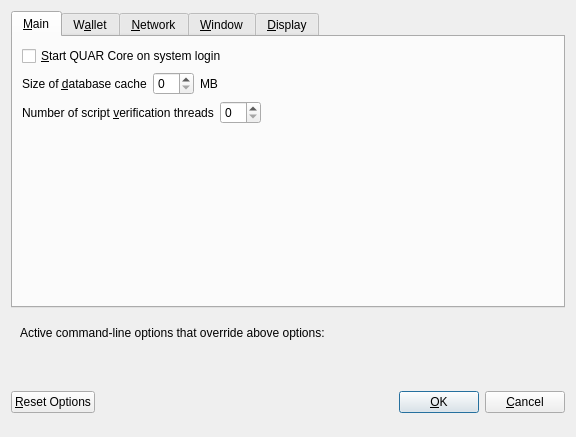
<?xml version="1.0" encoding="UTF-8"?>
<ui version="4.0">
 <class>OptionsDialog</class>
 <widget class="QDialog" name="OptionsDialog">
  <property name="geometry">
   <rect>
    <x>0</x>
    <y>0</y>
    <width>576</width>
    <height>402</height>
   </rect>
  </property>
  <property name="windowTitle">
   <string>Options</string>
  </property>
  <property name="modal">
   <bool>true</bool>
  </property>
  <layout class="QVBoxLayout" name="verticalLayout">
   <item>
    <widget class="QTabWidget" name="tabWidget">
     <property name="currentIndex">
      <number>0</number>
     </property>
     <widget class="QWidget" name="tabMain">
      <attribute name="title">
       <string>&amp;Main</string>
      </attribute>
      <layout class="QVBoxLayout" name="verticalLayout_Main">
       <item>
        <widget class="QCheckBox" name="bitcoinAtStartup">
         <property name="toolTip">
          <string>Automatically start QUAR Core after logging in to the system.</string>
         </property>
         <property name="text">
          <string>&amp;Start QUAR Core on system login</string>
         </property>
        </widget>
       </item>
       <item>
        <layout class="QHBoxLayout" name="horizontalLayout_2_Main">
         <item>
          <widget class="QLabel" name="databaseCacheLabel">
           <property name="text">
            <string>Size of &amp;database cache</string>
           </property>
           <property name="textFormat">
            <enum>Qt::PlainText</enum>
           </property>
           <property name="buddy">
            <cstring>databaseCache</cstring>
           </property>
          </widget>
         </item>
         <item>
          <widget class="QSpinBox" name="databaseCache"/>
         </item>
         <item>
          <widget class="QLabel" name="databaseCacheUnitLabel">
           <property name="text">
            <string>MB</string>
           </property>
           <property name="textFormat">
            <enum>Qt::PlainText</enum>
           </property>
          </widget>
         </item>
         <item>
          <spacer name="horizontalSpacer_2_Main">
           <property name="orientation">
            <enum>Qt::Horizontal</enum>
           </property>
           <property name="sizeHint" stdset="0">
            <size>
             <width>40</width>
             <height>20</height>
            </size>
           </property>
          </spacer>
         </item>
        </layout>
       </item>
       <item>
        <layout class="QHBoxLayout" name="horizontalLayout_3_Main">
         <item>
          <widget class="QLabel" name="threadsScriptVerifLabel">
           <property name="text">
            <string>Number of script &amp;verification threads</string>
           </property>
           <property name="textFormat">
            <enum>Qt::PlainText</enum>
           </property>
           <property name="buddy">
            <cstring>threadsScriptVerif</cstring>
           </property>
          </widget>
         </item>
         <item>
          <widget class="QSpinBox" name="threadsScriptVerif">
           <property name="toolTip">
            <string>(0 = auto, &lt;0 = leave that many cores free)</string>
           </property>
          </widget>
         </item>
         <item>
          <spacer name="horizontalSpacer_3_Main">
           <property name="orientation">
            <enum>Qt::Horizontal</enum>
           </property>
           <property name="sizeHint" stdset="0">
            <size>
             <width>40</width>
             <height>20</height>
            </size>
           </property>
          </spacer>
         </item>
        </layout>
       </item>
       <item>
        <spacer name="verticalSpacer_Main">
         <property name="orientation">
          <enum>Qt::Vertical</enum>
         </property>
         <property name="sizeHint" stdset="0">
          <size>
           <width>20</width>
           <height>40</height>
          </size>
         </property>
        </spacer>
       </item>
      </layout>
     </widget>
     <widget class="QWidget" name="tabWallet">
      <attribute name="title">
       <string>W&amp;allet</string>
      </attribute>
      <layout class="QVBoxLayout" name="verticalLayout_Wallet">
       <item>
        <widget class="QGroupBox" name="groupBox">
         <property name="title">
          <string>Expert</string>
         </property>
         <layout class="QVBoxLayout" name="verticalLayout_2">
          <item>
           <widget class="QCheckBox" name="coinControlFeatures">
            <property name="toolTip">
             <string>Whether to show coin control features or not.</string>
            </property>
            <property name="text">
             <string>Enable coin &amp;control features</string>
            </property>
           </widget>
          </item>
          <item>
           <widget class="QCheckBox" name="showMasternodesTab">
            <property name="toolTip">
             <string>Show additional tab listing all your masternodes in first sub-tab&lt;br/&gt;and all masternodes on the network in second sub-tab.</string>
            </property>
            <property name="text">
             <string>Show Masternodes Tab</string>
            </property>
           </widget>
          </item>
          <item>
           <widget class="QCheckBox" name="showAdvancedPSUI">
            <property name="toolTip">
             <string>Show additional information and buttons for PrivateSend on overview screen.</string>
            </property>
            <property name="text">
             <string>Enable advanced PrivateSend interface</string>
            </property>
           </widget>
          </item>
          <item>
           <widget class="QCheckBox" name="lowKeysWarning">
            <property name="toolTip">
             <string>Show warning dialog when PrivateSend detects that wallet has very low number of keys left.</string>
            </property>
            <property name="text">
             <string>Warn if PrivateSend is running out of keys</string>
            </property>
           </widget>
          </item>
          <item>
           <widget class="QCheckBox" name="privateSendMultiSession">
            <property name="toolTip">
             <string>Whether to use experimental PrivateSend mode with multiple mixing sessions per block.&lt;br/&gt;Note: You must use this feature carefully.&lt;br/&gt;Make sure you always have recent wallet (auto)backup in a safe place!</string>
            </property>
            <property name="text">
             <string>Enable PrivateSend &amp;multi-session</string>
            </property>
           </widget>
          </item>
          <item>
           <widget class="QCheckBox" name="spendZeroConfChange">
            <property name="toolTip">
             <string>If you disable the spending of unconfirmed change, the change from a transaction&lt;br/&gt;cannot be used until that transaction has at least one confirmation.&lt;br/&gt;This also affects how your balance is computed.</string>
            </property>
            <property name="text">
             <string>&amp;Spend unconfirmed change</string>
            </property>
           </widget>
          </item>
         </layout>
        </widget>
       </item>
       <item>
        <layout class="QHBoxLayout" name="horizontalLayout_4_Wallet">
         <item>
          <widget class="QLabel" name="label">
           <property name="toolTip">
            <string>This setting determines the amount of individual masternodes that an input will be anonymized through.&lt;br/&gt;More rounds of anonymization gives a higher degree of privacy, but also costs more in fees.</string>
           </property>
           <property name="text">
            <string>PrivateSend rounds to use</string>
           </property>
          </widget>
         </item>
         <item>
          <widget class="QSpinBox" name="privateSendRounds">
           <property name="minimum">
            <number>2</number>
           </property>
           <property name="maximum">
            <number>8</number>
           </property>
           <property name="value">
            <number>4</number>
           </property>
          </widget>
         </item>
        </layout>
       </item>
       <item>
        <layout class="QHBoxLayout" name="horizontalLayout">
         <item>
          <widget class="QLabel" name="label_2">
           <property name="toolTip">
            <string>This amount acts as a threshold to turn off PrivateSend once it's reached.</string>
           </property>
           <property name="statusTip">
            <string notr="true"/>
           </property>
           <property name="whatsThis">
            <string notr="true"/>
           </property>
           <property name="accessibleName">
            <string notr="true"/>
           </property>
           <property name="accessibleDescription">
            <string notr="true"/>
           </property>
           <property name="text">
            <string>Amount of QUAR to keep anonymized</string>
           </property>
          </widget>
         </item>
         <item>
          <widget class="QSpinBox" name="privateSendAmount">
           <property name="minimum">
            <number>2</number>
           </property>
           <property name="maximum">
            <number>2000</number>
           </property>
           <property name="singleStep">
            <number>10</number>
           </property>
           <property name="value">
            <number>1000</number>
           </property>
          </widget>
         </item>
        </layout>
       </item>
       <item>
        <spacer name="verticalSpacer_Wallet">
         <property name="orientation">
          <enum>Qt::Vertical</enum>
         </property>
         <property name="sizeHint" stdset="0">
          <size>
           <width>20</width>
           <height>40</height>
          </size>
         </property>
        </spacer>
       </item>
      </layout>
     </widget>
     <widget class="QWidget" name="tabNetwork">
      <attribute name="title">
       <string>&amp;Network</string>
      </attribute>
      <layout class="QVBoxLayout" name="verticalLayout_Network">
       <item>
        <widget class="QCheckBox" name="mapPortUpnp">
         <property name="toolTip">
          <string>Automatically open the QUAR Core client port on the router. This only works when your router supports UPnP and it is enabled.</string>
         </property>
         <property name="text">
          <string>Map port using &amp;UPnP</string>
         </property>
        </widget>
       </item>
       <item>
        <widget class="QCheckBox" name="allowIncoming">
         <property name="toolTip">
          <string>Accept connections from outside</string>
         </property>
         <property name="text">
          <string>Allow incoming connections</string>
         </property>
        </widget>
       </item>
       <item>
        <widget class="QCheckBox" name="connectSocks">
         <property name="toolTip">
          <string>Connect to the QUAR network through a SOCKS5 proxy.</string>
         </property>
         <property name="text">
          <string>&amp;Connect through SOCKS5 proxy (default proxy):</string>
         </property>
        </widget>
       </item>
       <item>
        <layout class="QHBoxLayout" name="horizontalLayout_1_Network">
         <item>
          <widget class="QLabel" name="proxyIpLabel">
           <property name="text">
            <string>Proxy &amp;IP:</string>
           </property>
           <property name="textFormat">
            <enum>Qt::PlainText</enum>
           </property>
           <property name="buddy">
            <cstring>proxyIp</cstring>
           </property>
          </widget>
         </item>
         <item>
          <widget class="QValidatedLineEdit" name="proxyIp">
           <property name="minimumSize">
            <size>
             <width>140</width>
             <height>0</height>
            </size>
           </property>
           <property name="maximumSize">
            <size>
             <width>140</width>
             <height>16777215</height>
            </size>
           </property>
           <property name="toolTip">
            <string>IP address of the proxy (e.g. IPv4: 127.0.0.1 / IPv6: ::1)</string>
           </property>
          </widget>
         </item>
         <item>
          <widget class="QLabel" name="proxyPortLabel">
           <property name="text">
            <string>&amp;Port:</string>
           </property>
           <property name="textFormat">
            <enum>Qt::PlainText</enum>
           </property>
           <property name="buddy">
            <cstring>proxyPort</cstring>
           </property>
          </widget>
         </item>
         <item>
          <widget class="QLineEdit" name="proxyPort">
           <property name="minimumSize">
            <size>
             <width>55</width>
             <height>0</height>
            </size>
           </property>
           <property name="maximumSize">
            <size>
             <width>55</width>
             <height>16777215</height>
            </size>
           </property>
           <property name="toolTip">
            <string>Port of the proxy (e.g. 9050)</string>
           </property>
          </widget>
         </item>
         <item>
          <spacer name="horizontalSpacer_1_Network">
           <property name="orientation">
            <enum>Qt::Horizontal</enum>
           </property>
           <property name="sizeHint" stdset="0">
            <size>
             <width>40</width>
             <height>20</height>
            </size>
           </property>
          </spacer>
         </item>
        </layout>
       </item>
       <item>
        <layout class="QHBoxLayout" name="horizontalLayout_2_Network">
         <item>
          <widget class="QLabel" name="proxyActiveNets">
           <property name="text">
            <string>Used for reaching peers via:</string>
           </property>
           <property name="textFormat">
            <enum>Qt::PlainText</enum>
           </property>
          </widget>
         </item>
         <item>
          <widget class="QCheckBox" name="proxyReachIPv4">
           <property name="enabled">
            <bool>false</bool>
           </property>
           <property name="toolTip">
            <string>Shows, if the supplied default SOCKS5 proxy is used to reach peers via this network type.</string>
           </property>
           <property name="text">
            <string/>
           </property>
          </widget>
         </item>
         <item>
          <widget class="QLabel" name="proxyReachIPv4Label">
           <property name="text">
            <string>IPv4</string>
           </property>
           <property name="textFormat">
            <enum>Qt::PlainText</enum>
           </property>
          </widget>
         </item>
         <item>
          <widget class="QCheckBox" name="proxyReachIPv6">
           <property name="enabled">
            <bool>false</bool>
           </property>
           <property name="toolTip">
            <string>Shows, if the supplied default SOCKS5 proxy is used to reach peers via this network type.</string>
           </property>
           <property name="text">
            <string/>
           </property>
          </widget>
         </item>
         <item>
          <widget class="QLabel" name="proxyReachIPv6Label">
           <property name="text">
            <string>IPv6</string>
           </property>
           <property name="textFormat">
            <enum>Qt::PlainText</enum>
           </property>
          </widget>
         </item>
         <item>
          <widget class="QCheckBox" name="proxyReachTor">
           <property name="enabled">
            <bool>false</bool>
           </property>
           <property name="toolTip">
            <string>Shows, if the supplied default SOCKS5 proxy is used to reach peers via this network type.</string>
           </property>
           <property name="text">
            <string/>
           </property>
          </widget>
         </item>
         <item>
          <widget class="QLabel" name="proxyReachTorLabel">
           <property name="text">
            <string>Tor</string>
           </property>
           <property name="textFormat">
            <enum>Qt::PlainText</enum>
           </property>
          </widget>
         </item>
         <item>
          <spacer name="horizontalSpacer_2_Network">
           <property name="orientation">
            <enum>Qt::Horizontal</enum>
           </property>
           <property name="sizeHint" stdset="0">
            <size>
             <width>40</width>
             <height>20</height>
            </size>
           </property>
          </spacer>
         </item>
        </layout>
       </item>
       <item>
        <widget class="QCheckBox" name="connectSocksTor">
         <property name="toolTip">
          <string>Connect to the QUAR network through a separate SOCKS5 proxy for Tor hidden services.</string>
         </property>
         <property name="text">
          <string>Use separate SOCKS5 proxy to reach peers via Tor hidden services:</string>
         </property>
        </widget>
       </item>
       <item>
        <layout class="QHBoxLayout" name="horizontalLayout_3_Network">
         <item>
          <widget class="QLabel" name="proxyIpTorLabel">
           <property name="text">
            <string>Proxy &amp;IP:</string>
           </property>
           <property name="textFormat">
            <enum>Qt::PlainText</enum>
           </property>
           <property name="buddy">
            <cstring>proxyIpTor</cstring>
           </property>
          </widget>
         </item>
         <item>
          <widget class="QValidatedLineEdit" name="proxyIpTor">
           <property name="minimumSize">
            <size>
             <width>140</width>
             <height>0</height>
            </size>
           </property>
           <property name="maximumSize">
            <size>
             <width>140</width>
             <height>16777215</height>
            </size>
           </property>
           <property name="toolTip">
            <string>IP address of the proxy (e.g. IPv4: 127.0.0.1 / IPv6: ::1)</string>
           </property>
          </widget>
         </item>
         <item>
          <widget class="QLabel" name="proxyPortTorLabel">
           <property name="text">
            <string>&amp;Port:</string>
           </property>
           <property name="textFormat">
            <enum>Qt::PlainText</enum>
           </property>
           <property name="buddy">
            <cstring>proxyPortTor</cstring>
           </property>
          </widget>
         </item>
         <item>
          <widget class="QLineEdit" name="proxyPortTor">
           <property name="minimumSize">
            <size>
             <width>55</width>
             <height>0</height>
            </size>
           </property>
           <property name="maximumSize">
            <size>
             <width>55</width>
             <height>16777215</height>
            </size>
           </property>
           <property name="toolTip">
            <string>Port of the proxy (e.g. 9050)</string>
           </property>
          </widget>
         </item>
         <item>
          <spacer name="horizontalSpacer_4_Network">
           <property name="orientation">
            <enum>Qt::Horizontal</enum>
           </property>
           <property name="sizeHint" stdset="0">
            <size>
             <width>40</width>
             <height>20</height>
            </size>
           </property>
          </spacer>
         </item>
        </layout>
       </item>
       <item>
        <spacer name="verticalSpacer_Network">
         <property name="orientation">
          <enum>Qt::Vertical</enum>
         </property>
         <property name="sizeHint" stdset="0">
          <size>
           <width>20</width>
           <height>40</height>
          </size>
         </property>
        </spacer>
       </item>
      </layout>
     </widget>
     <widget class="QWidget" name="tabWindow">
      <attribute name="title">
       <string>&amp;Window</string>
      </attribute>
      <layout class="QVBoxLayout" name="verticalLayout_Window">
       <item>
        <widget class="QCheckBox" name="minimizeToTray">
         <property name="toolTip">
          <string>Show only a tray icon after minimizing the window.</string>
         </property>
         <property name="text">
          <string>&amp;Minimize to the tray instead of the taskbar</string>
         </property>
        </widget>
       </item>
       <item>
        <widget class="QCheckBox" name="minimizeOnClose">
         <property name="toolTip">
          <string>Minimize instead of exit the application when the window is closed. When this option is enabled, the application will be closed only after selecting Exit in the menu.</string>
         </property>
         <property name="text">
          <string>M&amp;inimize on close</string>
         </property>
        </widget>
       </item>
       <item>
        <spacer name="verticalSpacer_Window">
         <property name="orientation">
          <enum>Qt::Vertical</enum>
         </property>
         <property name="sizeHint" stdset="0">
          <size>
           <width>20</width>
           <height>40</height>
          </size>
         </property>
        </spacer>
       </item>
      </layout>
     </widget>
     <widget class="QWidget" name="tabDisplay">
      <attribute name="title">
       <string>&amp;Display</string>
      </attribute>
      <layout class="QVBoxLayout" name="verticalLayout_Display">
       <item>
        <layout class="QHBoxLayout" name="horizontalLayout_1_Display">
         <item>
          <widget class="QLabel" name="langLabel">
           <property name="text">
            <string>User Interface &amp;language:</string>
           </property>
           <property name="textFormat">
            <enum>Qt::PlainText</enum>
           </property>
           <property name="buddy">
            <cstring>lang</cstring>
           </property>
          </widget>
         </item>
         <item>
          <widget class="QValueComboBox" name="lang">
           <property name="toolTip">
            <string>The user interface language can be set here. This setting will take effect after restarting QUAR Core.</string>
           </property>
          </widget>
         </item>
        </layout>
       </item>
       <item>
        <widget class="QLabel" name="label_3">
         <property name="toolTip">
          <string notr="true"/>
         </property>
         <property name="statusTip">
          <string notr="true"/>
         </property>
         <property name="whatsThis">
          <string notr="true"/>
         </property>
         <property name="accessibleName">
          <string notr="true"/>
         </property>
         <property name="text">
          <string>Language missing or translation incomplete? Help contributing translations here:
https://www.transifex.com/projects/p/QUAR/</string>
         </property>
         <property name="wordWrap">
          <bool>true</bool>
         </property>
         <property name="openExternalLinks">
          <bool>true</bool>
         </property>
         <property name="textInteractionFlags">
          <set>Qt::TextBrowserInteraction</set>
         </property>
        </widget>
       </item>
       <item>
        <layout class="QHBoxLayout" name="horizontalLayout_4_Display" stretch="0,0">
         <item>
          <widget class="QLabel" name="themeLabel">
           <property name="text">
            <string>User Interface Theme:</string>
           </property>
          </widget>
         </item>
         <item>
          <widget class="QValueComboBox" name="theme"/>
         </item>
        </layout>
       </item>
       <item>
        <widget class="Line" name="line">
         <property name="orientation">
          <enum>Qt::Horizontal</enum>
         </property>
        </widget>
       </item>
       <item>
        <layout class="QHBoxLayout" name="horizontalLayout_2_Display">
         <item>
          <widget class="QLabel" name="unitLabel">
           <property name="text">
            <string>&amp;Unit to show amounts in:</string>
           </property>
           <property name="textFormat">
            <enum>Qt::PlainText</enum>
           </property>
           <property name="buddy">
            <cstring>unit</cstring>
           </property>
          </widget>
         </item>
         <item>
          <widget class="QValueComboBox" name="unit">
           <property name="toolTip">
            <string>Choose the default subdivision unit to show in the interface and when sending coins.</string>
           </property>
          </widget>
         </item>
        </layout>
       </item>
       <item>
        <layout class="QHBoxLayout" name="horizontalLayout_5_Display">
         <item>
          <widget class="QLabel" name="digitsLabel">
           <property name="text">
            <string>Decimal digits</string>
           </property>
          </widget>
         </item>
         <item>
          <widget class="QValueComboBox" name="digits"/>
         </item>
        </layout>
       </item>
       <item>
        <layout class="QHBoxLayout" name="horizontalLayout_3_Display">
         <item>
          <widget class="QLabel" name="thirdPartyTxUrlsLabel">
           <property name="toolTip">
            <string>Third party URLs (e.g. a block explorer) that appear in the transactions tab as context menu items.&lt;br/&gt;%s in the URL is replaced by transaction hash. Multiple URLs are separated by vertical bar |.</string>
           </property>
           <property name="text">
            <string>Third party transaction URLs</string>
           </property>
           <property name="buddy">
            <cstring>thirdPartyTxUrls</cstring>
           </property>
          </widget>
         </item>
         <item>
          <widget class="QLineEdit" name="thirdPartyTxUrls">
           <property name="toolTip">
            <string>Third party URLs (e.g. a block explorer) that appear in the transactions tab as context menu items.&lt;br/&gt;%s in the URL is replaced by transaction hash. Multiple URLs are separated by vertical bar |.</string>
           </property>
          </widget>
         </item>
        </layout>
       </item>
       <item>
        <spacer name="verticalSpacer">
         <property name="orientation">
          <enum>Qt::Vertical</enum>
         </property>
         <property name="sizeHint" stdset="0">
          <size>
           <width>20</width>
           <height>40</height>
          </size>
         </property>
        </spacer>
       </item>
      </layout>
     </widget>
    </widget>
   </item>
   <item>
    <widget class="QFrame" name="frame">
     <layout class="QVBoxLayout" name="verticalLayout_Bottom">
      <item>
       <layout class="QHBoxLayout" name="horizontalLayout_Bottom">
        <item>
         <widget class="QLabel" name="overriddenByCommandLineInfoLabel">
          <property name="text">
           <string>Active command-line options that override above options:</string>
          </property>
          <property name="textFormat">
           <enum>Qt::PlainText</enum>
          </property>
         </widget>
        </item>
        <item>
         <spacer name="horizontalSpacer_Bottom">
          <property name="orientation">
           <enum>Qt::Horizontal</enum>
          </property>
          <property name="sizeHint" stdset="0">
           <size>
            <width>40</width>
            <height>20</height>
           </size>
          </property>
         </spacer>
        </item>
       </layout>
      </item>
      <item>
       <widget class="QLabel" name="overriddenByCommandLineLabel">
        <property name="text">
         <string/>
        </property>
        <property name="textFormat">
         <enum>Qt::PlainText</enum>
        </property>
        <property name="wordWrap">
         <bool>true</bool>
        </property>
       </widget>
      </item>
     </layout>
    </widget>
   </item>
   <item>
    <layout class="QHBoxLayout" name="horizontalLayout_Buttons">
     <item>
      <widget class="QPushButton" name="resetButton">
       <property name="toolTip">
        <string>Reset all client options to default.</string>
       </property>
       <property name="text">
        <string>&amp;Reset Options</string>
       </property>
       <property name="autoDefault">
        <bool>false</bool>
       </property>
      </widget>
     </item>
     <item>
      <spacer name="horizontalSpacer_1">
       <property name="orientation">
        <enum>Qt::Horizontal</enum>
       </property>
       <property name="sizeHint" stdset="0">
        <size>
         <width>40</width>
         <height>48</height>
        </size>
       </property>
      </spacer>
     </item>
     <item>
      <widget class="QLabel" name="statusLabel">
       <property name="minimumSize">
        <size>
         <width>200</width>
         <height>0</height>
        </size>
       </property>
       <property name="font">
        <font>
         <weight>75</weight>
         <bold>true</bold>
        </font>
       </property>
       <property name="text">
        <string/>
       </property>
       <property name="textFormat">
        <enum>Qt::PlainText</enum>
       </property>
       <property name="wordWrap">
        <bool>true</bool>
       </property>
      </widget>
     </item>
     <item>
      <spacer name="horizontalSpacer_2">
       <property name="orientation">
        <enum>Qt::Horizontal</enum>
       </property>
       <property name="sizeHint" stdset="0">
        <size>
         <width>40</width>
         <height>48</height>
        </size>
       </property>
      </spacer>
     </item>
     <item>
      <widget class="QPushButton" name="okButton">
       <property name="text">
        <string>&amp;OK</string>
       </property>
       <property name="autoDefault">
        <bool>false</bool>
       </property>
       <property name="default">
        <bool>true</bool>
       </property>
      </widget>
     </item>
     <item>
      <widget class="QPushButton" name="cancelButton">
       <property name="text">
        <string>&amp;Cancel</string>
       </property>
       <property name="autoDefault">
        <bool>false</bool>
       </property>
      </widget>
     </item>
    </layout>
   </item>
  </layout>
 </widget>
 <customwidgets>
  <customwidget>
   <class>QValidatedLineEdit</class>
   <extends>QLineEdit</extends>
   <header>qvalidatedlineedit.h</header>
  </customwidget>
  <customwidget>
   <class>QValueComboBox</class>
   <extends>QComboBox</extends>
   <header>qvaluecombobox.h</header>
  </customwidget>
 </customwidgets>
 <resources/>
 <connections/>
</ui>
